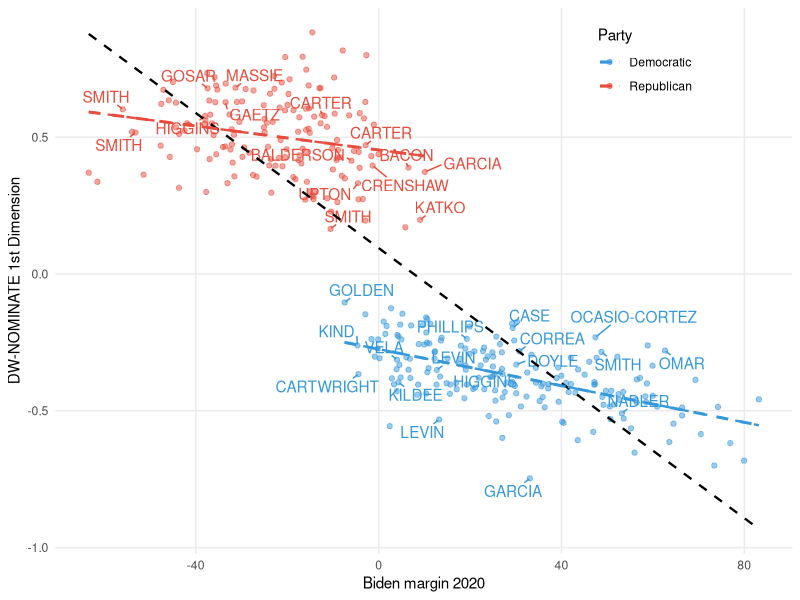
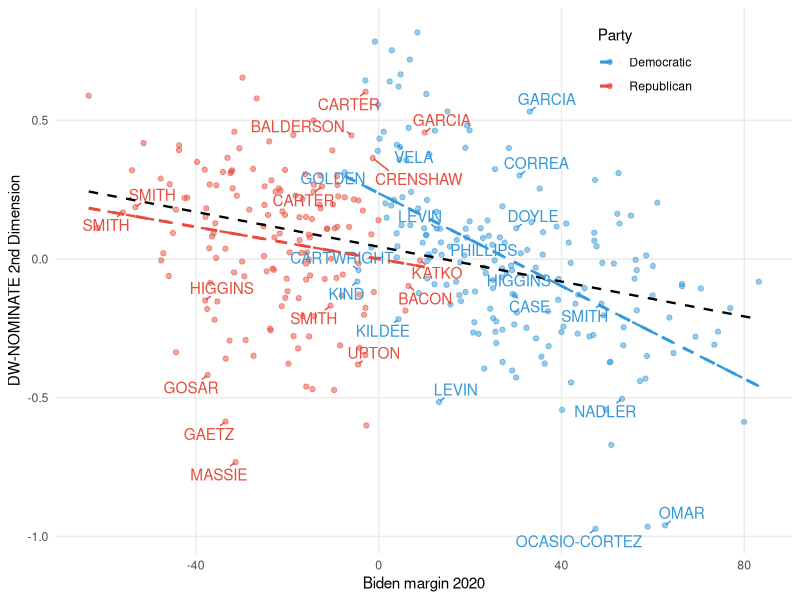
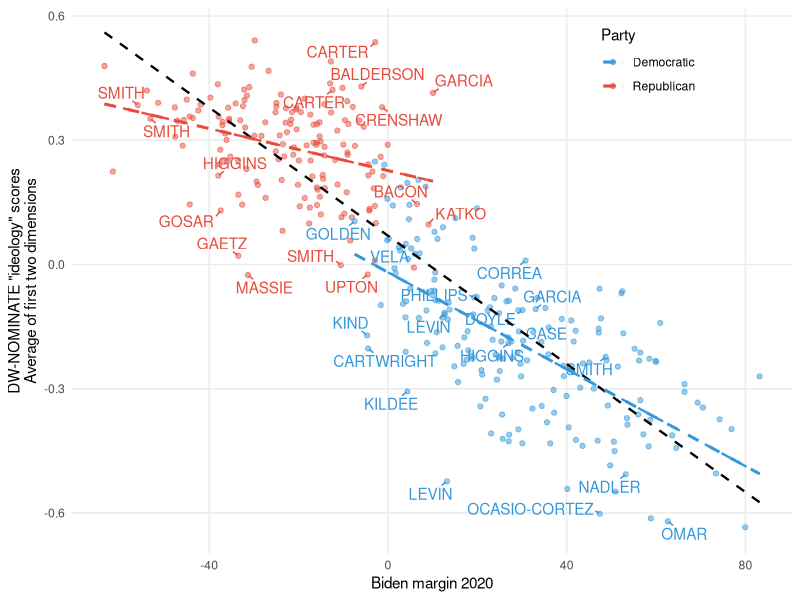
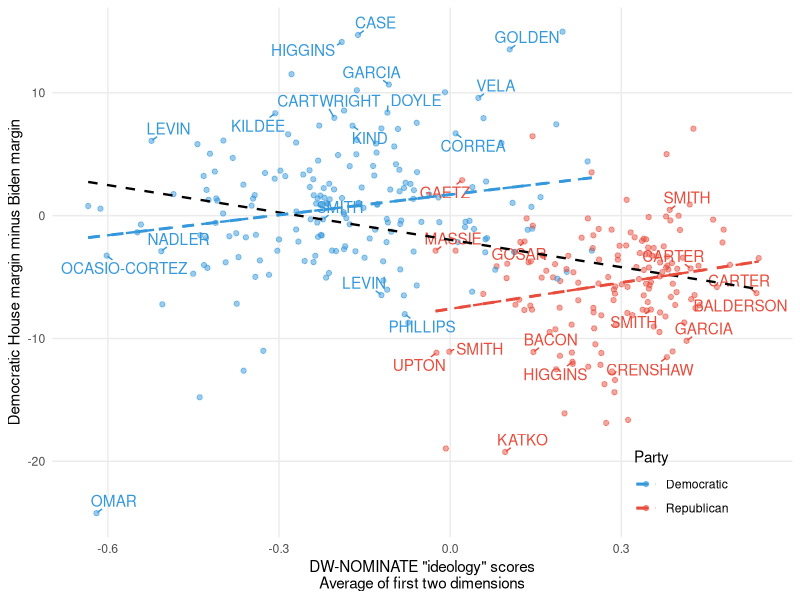
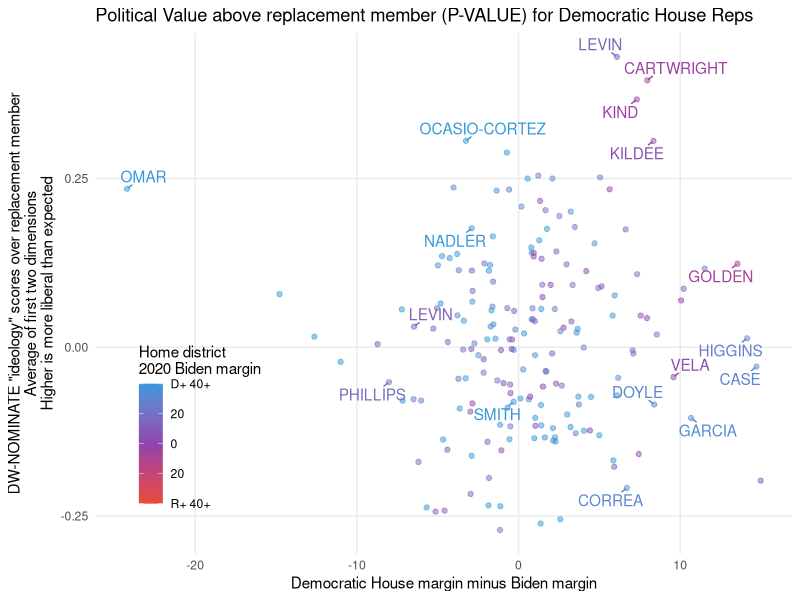
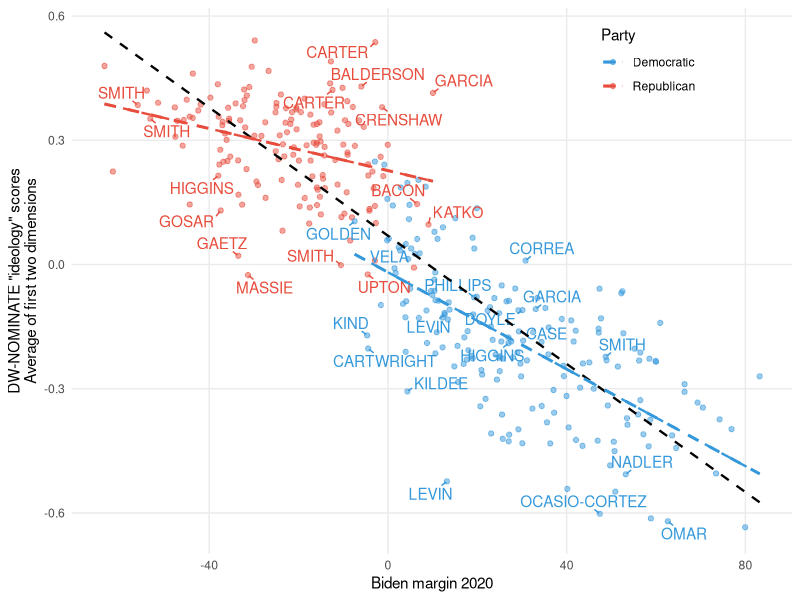
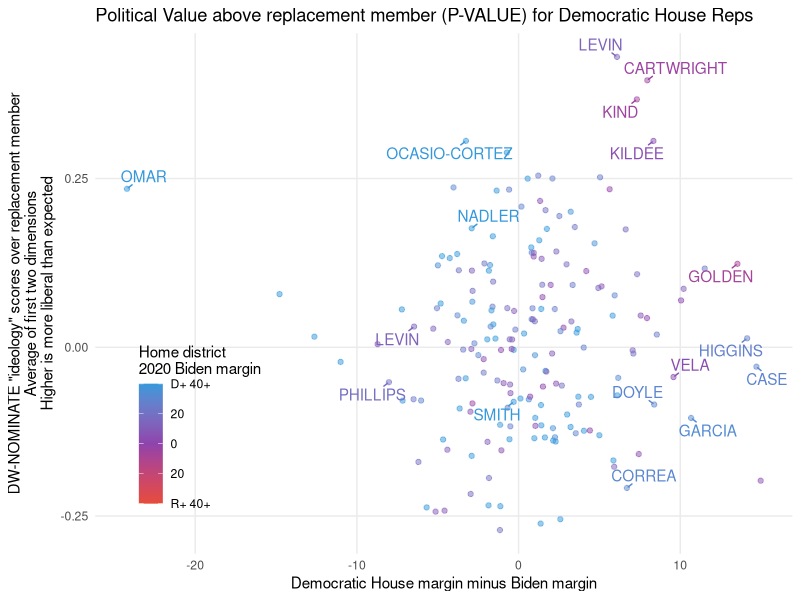

These charts were generated, in order, by the following R code:
library(tidyverse)
library(ggrepel)

# data wrangling ----------------------------------------------------------
# clean house results
cong <- read_csv('data/2020_house_data - Sheet5.csv') %>%
  mutate(last_name = toupper(last_name),
         state_abbv = toupper(gsub("-.*","",Code)))
  
cong <- cong %>% 
  select(state_abbv, code = Code,
         last_name,
         biden_2020,trump_2020,
         dem_house_2020,rep_house_2020) %>%
  # remove uncontested races
  filter(dem_house_2020 != 0 & rep_house_2020 != 0)


# clean voteview data
h116 <- read_csv('data/H116_members.csv') 

h116 <- h116 %>% 
  select(state_abbv = state_abbrev, 
         district = district_code,
         party = party_code,
         bioname,
         nominate_dim1, nominate_dim2) %>%
  mutate(last_name = toupper(gsub(",.*","",bioname)),
         district = case_when(state_abbv %in% c("WY","VT","ND","SD","DE","MT") ~ "AL",
                              district < 10 ~ paste0(0,district),
                              TRUE ~ as.character(district)),
         code = sprintf("%s-%s",state_abbv,district),
         party = case_when(party == 100 ~ "Democratic",
                           party == 200 ~ "Republican",
                           last_name == "AMASH" ~ "Republican"))

# join
house <- left_join(h116, cong, by = c("state_abbv", "last_name","code")) %>%
  mutate(house_dem_beat_pres_margin = (dem_house_2020 - rep_house_2020) - (biden_2020 - trump_2020))

# remove districts with now nominate data
house <- house %>% filter(!is.na(nominate_dim1))  

# average dim 1 and 2
house <- house %>% mutate(nominate_mean = (nominate_dim1 + nominate_dim2)/2)


highlight_list <- c("OMAR","KATKO","UPTON","OCASIO-CORTEZ","MASSIE","GAETZ","LEVIN","KIND","CARTWRIGHT","GOLDEN",
  "CASE","HIGGINS","CUELLA","CORREA","CARTER","GARCIA","CRENSHAW","KATKO","BALDERSON",
  "NADLER","PHILLIPS","SMITH","BACON","VELA","DOYLE","GOSAR","PELOSI","KILDEE")
 
# for fun, look at ideology v Biden vote
ggplot(house, aes(x = biden_2020 - trump_2020, y = nominate_dim1, col = party)) +
  geom_point(alpha = 0.5) +
  geom_text_repel(data = . %>% filter(last_name %in% toupper(highlight_list)),
                  aes(label = last_name),min.segment.length = 0.01,show.legend = F) +
  geom_smooth(method='lm',se=F,aes(group=1),col='black',size=0.8,linetype=2) +
  geom_smooth(method='lm',se=F,alpha=0.5,size=1,linetype=2) +
  theme_minimal() +
  scale_color_manual(values=c("Democratic"="#3498DB","Republican"="#E74C3C")) +
  geom_smooth(method='lm',se=F,alpha=0.5,size=0.8,linetype=2) +
  labs(x="Biden margin 2020",
       y='DW-NOMINATE 1st Dimension',
       col='Party') +
  theme_minimal() +
  theme(panel.grid.minor = element_blank(),
        plot.caption = element_text(hjust=1),
        legend.position = c(0.8,0.9))

ggplot(house, aes(x = biden_2020 - trump_2020, y = nominate_dim2, col = party)) +
  geom_point(alpha = 0.5) +
  geom_text_repel(data = . %>% filter(last_name %in% toupper(highlight_list)),
                  aes(label = last_name),min.segment.length = 0.01,show.legend = F) +
  geom_smooth(method='lm',se=F,aes(group=1),col='black',size=0.8,linetype=2) +
  geom_smooth(method='lm',se=F,alpha=0.5,size=1,linetype=2) +
  theme_minimal() +
  scale_color_manual(values=c("Democratic"="#3498DB","Republican"="#E74C3C")) +
  geom_smooth(method='lm',se=F,alpha=0.5,size=0.8,linetype=2) +
  labs(x="Biden margin 2020",
       y='DW-NOMINATE 2nd Dimension',
       col='Party') +
  theme_minimal() +
  theme(panel.grid.minor = element_blank(),
        plot.caption = element_text(hjust=1),
        legend.position = c(0.8,0.9))

ggplot(house, aes(x = biden_2020 - trump_2020, y = nominate_mean, col = party)) +
  geom_point(alpha = 0.5) +
  geom_text_repel(data = . %>% filter(last_name %in% toupper(highlight_list)),
                  aes(label = last_name),min.segment.length = 0.01,show.legend = F) +
  geom_smooth(method='lm',se=F,aes(group=1),col='black',size=0.8,linetype=2) +
  geom_smooth(method='lm',se=F,alpha=0.5,size=1,linetype=2) +
  theme_minimal() +
  scale_color_manual(values=c("Democratic"="#3498DB","Republican"="#E74C3C")) +
  geom_smooth(method='lm',se=F,alpha=0.5,size=0.8,linetype=2) +
  labs(x="Biden margin 2020",
       y='DW-NOMINATE "ideology" scores\nAverage of first two dimensions',
       col='Party') +
  theme_minimal() +
  theme(panel.grid.minor = element_blank(),
        plot.caption = element_text(hjust=1),
        legend.position = c(0.8,0.9))

ggsave('house_pvi_nominate_scatter.png',width=8,height=6)


# house member margins less biden margins 2020 ----------------------------
# remove NA and stray uncontested contests
# house <- house %>% na.omit %>% filter(abs(house_dem_beat_pres_margin) < 20)

# plot
ggplot(house, aes(x = nominate_mean, y = house_dem_beat_pres_margin, col = party)) +
  geom_point(alpha = 0.5) +
  geom_text_repel(data = . %>% filter(last_name %in% toupper(highlight_list)),
                  aes(label = last_name),min.segment.length = 0.01,show.legend = F) +
  geom_smooth(method='lm',se=F,aes(group=1),col='black',size=0.8,linetype=2) +
  geom_smooth(method='lm',se=F,alpha=0.5,size=1,linetype=2) +
  theme_minimal() +
  scale_color_manual(values=c("Democratic"="#3498DB","Republican"="#E74C3C")) +
  geom_smooth(method='lm',se=F,alpha=0.5,size=0.8,linetype=2) +
  labs(x='DW-NOMINATE "ideology" scores\nAverage of first two dimensions',
       y="Democratic House margin minus Biden margin",
       col='Party') +
  theme_minimal() +
  theme(panel.grid.minor = element_blank(),
        plot.caption = element_text(hjust=1),
        legend.position = c(0.85,0.1))



# value over replacement member -------------------------------------------
win_model <- glm(I(dem_house_2020 > rep_house_2020) ~ I(biden_2020 - trump_2020), 
    house %>% na.omit,
    family = binomial(link = 'logit'))

dem_ideology_model <- lm(nominate_mean ~ I(biden_2020 - trump_2020), 
                          house %>% na.omit %>% filter(party == "Democratic"))

rep_ideology_model <- lm(nominate_mean ~ I(biden_2020 - trump_2020), 
                         house %>% na.omit %>% filter(party == "Republican"))

house$probability_dem = predict(win_model,newdata = house,type='response') 

house <- house %>%
  mutate(expected_ideology = 
           (predict(dem_ideology_model, .)*probability_dem) + 
           (predict(rep_ideology_model, .)*(1-probability_dem)) ,
         VALUE = nominate_mean - expected_ideology)


house %>%
  filter(party == "Democratic") %>%
  ggplot(., aes(x = house_dem_beat_pres_margin, y = -VALUE, col = biden_2020 - trump_2020)) +
  geom_point(alpha = 0.5) +
  geom_text_repel(data = . %>% filter(last_name %in% toupper(highlight_list)),
                  aes(label = last_name),min.segment.length = 0.01,show.legend = F) +
  theme_minimal() +
  scale_color_gradient2(high="#3498DB",low="#E74C3C",mid='#8E44AD',midpoint=0,
                        limits = c(-40,40),
                        labels = c("R+ 40+","20","0","20","D+ 40+"),
                        oob = scales::squish) +
  labs(title = "Political Value above replacement member (P-VALUE) for Democratic House Reps",
       x="Democratic House margin minus Biden margin",
       y='DW-NOMINATE "ideology" scores over replacement member\nAverage of first two dimensions\nHigher is more liberal than expected',
       col='Home district\n2020 Biden margin') +
  theme_minimal() +
  theme(panel.grid.minor = element_blank(),
        plot.caption = element_text(hjust=1),
        legend.position = c(0.15,0.25))


ggsave('p_value_house.png',width=8,height=6)

